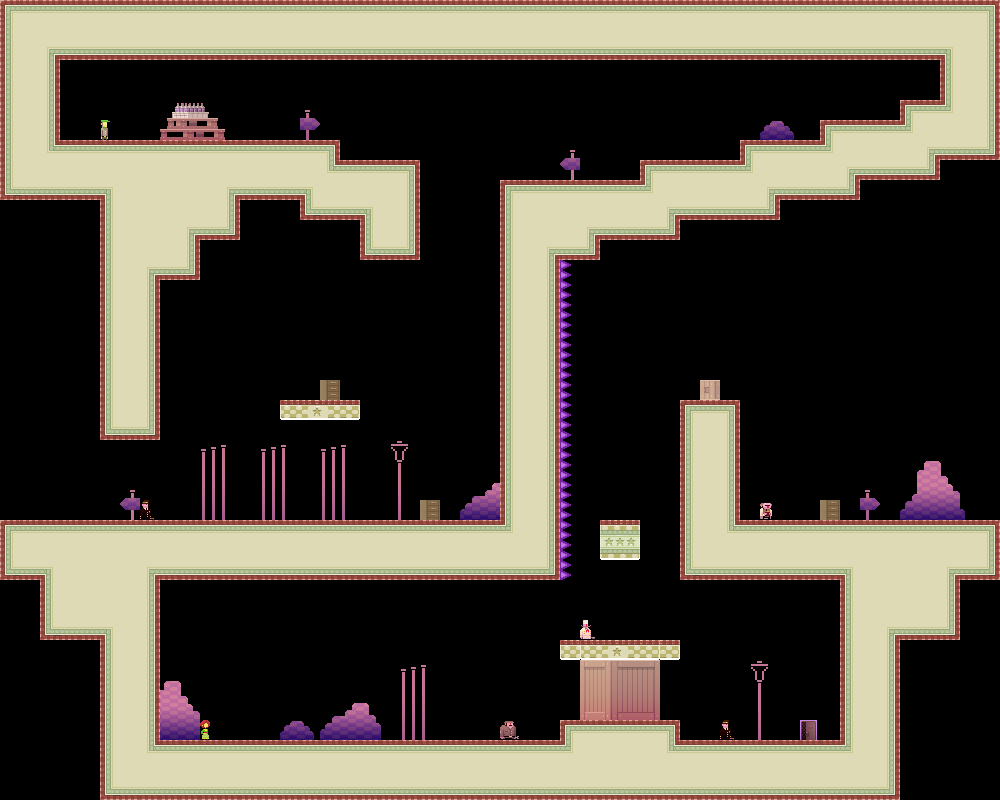

Tiled map render using the project's own tile images. Description and the map definition, with tile-layer contents summarised, below:
An orthogonal 50x40 tile map with 20x20 px tiles, 1 tile layer (bg).

<map version="1.0" orientation="orthogonal" width="50" height="40" tilewidth="20" tileheight="20">
 <tileset firstgid="1" name="tiles_sydney" tilewidth="20" tileheight="20">
  <image source="../../../../../XNAModeContent/Lemonade/tiles_sydney.png" width="400" height="400" />
  <terraintypes>
   <terrain name="regularBlocks" tile="-1" />
  </terraintypes>
  <tile id="8" terrain=",,,0" />
  <tile id="9" terrain=",,0,0" />
  <tile id="10" terrain=",,0,0" />
  <tile id="11" terrain=",,0,0" />
  <tile id="12" terrain=",,0,0" />
  <tile id="13" terrain=",,0,0" />
  <tile id="14" terrain=",,0," />
  <tile id="15" terrain="0,0,0," />
  <tile id="16" terrain="0,0,,0" />
  <tile id="28" terrain=",0,,0" />
  <tile id="34" terrain="0,,0," />
  <tile id="35" terrain="0,,0,0" />
  <tile id="36" terrain=",0,0,0" />
  <tile id="48" terrain=",0,,0" />
  <tile id="54" terrain="0,,0," />
  <tile id="68" terrain=",0,,0" />
  <tile id="74" terrain="0,,0," />
  <tile id="88" terrain=",0,,0" />
  <tile id="94" terrain="0,,0," />
  <tile id="108" terrain=",0,,0" />
  <tile id="114" terrain="0,,0," />
  <tile id="128" terrain=",0,," />
  <tile id="129" terrain="0,0,," />
  <tile id="130" terrain="0,0,," />
  <tile id="131" terrain="0,0,," />
  <tile id="132" terrain="0,0,," />
  <tile id="133" terrain="0,0,," />
  <tile id="134" terrain="0,,," />
  <tile id="194" terrain="0,0,0,0" />
  <tile id="356">
   <properties>
    <property name="LargeCrate" value="" />
   </properties>
  </tile>
  <tile id="380">
   <properties>
    <property name="Andre" value="" />
   </properties>
  </tile>
  <tile id="381">
   <properties>
    <property name="Liselot" value="" />
   </properties>
  </tile>
  <tile id="382">
   <properties>
    <property name="Amsterdaam" value="" />
   </properties>
  </tile>
  <tile id="383">
   <properties>
    <property name="Worker" value="" />
   </properties>
  </tile>
  <tile id="384">
   <properties>
    <property name="Inspector" value="" />
   </properties>
  </tile>
  <tile id="385">
   <properties>
    <property name="Chef" value="" />
   </properties>
  </tile>
  <tile id="386">
   <properties>
    <property name="Exit" value="" />
   </properties>
  </tile>
  <tile id="387">
   <properties>
    <property name="Trampoline" value="" />
   </properties>
  </tile>
  <tile id="388">
   <properties>
    <property name="SmallCrate" value="" />
   </properties>
  </tile>
  <tile id="389">
   <properties>
    <property name="SugarBag" value="" />
   </properties>
  </tile>
 </tileset>
 <layer name="bg" width="50" height="40">
  <data>[2000 cells, 927 non-empty, 121 distinct tile ids]</data>
 </layer>
 <objectgroup name="boxes" width="50" height="40" />
</map>
